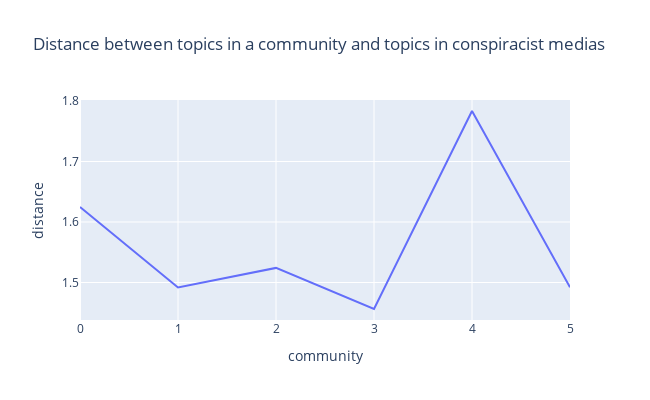

Here is the notebook cell this chart was saved with:
### Markdown cell above
Comparison with external datasets is runned here. The code is the same for all datasets, just modify the input file and the output variables (`distance_loco` to `distance_black` or `distance_queer`).

### Code cell
# Select input file to process

dataset = "data/LOCO_small.txt"
#dataset = "data/News_black_voices_titles.txt"
#dataset = "data/News_queer_voices_titles.txt"

######## Exctracting titles in dataset

result = ""
text = ""
unfinished_title = False
nb_titles = 0
chunk = 1000000

with codecs.open(dataset, 'r', encoding = 'latin1') as file:

    #writing the header
    text = file.read(chunk)

    while text:

        if unfinished_title:
            result = result +  text[0:text.find('"txt"')-2]
            text = text[text.find('txt')+8:len(text)]
            unfinished_title = False

        while text.find('"title"') != -1:
            nb_titles = nb_titles + 1
            text = text[text.find('"title"')+9:len(text)]

            if text.find('"txt"') != -1:
                result = result +  text[0:text.find('"txt"')-2] + "\n"
                text = text[text.find('"txt"')+7:len(text)]
            else:
                unfinished_title = True

        text = file.read(chunk)

file.close()

with codecs.open("data/LOCO_titles.txt", 'w', encoding = 'latin1') as file:
    file.write(result)
file.close()

display(nb_titles)

######## Processing titles just as titles in our communities

loco = ""
doc_processed = []

with codecs.open("data/LOCO_titles.txt", 'r', encoding = 'latin1') as file:
    loco = file.read()
file.close()


display("Length of the book is " + str(len(loco)) + " characters, " + str(len(loco)/nlp.max_length) + " times the max length that can be processed at once.")

# Processing
for i in range(0,int(len(loco)/nlp.max_length)+1):
    display('ITERATION ' + str(i))

    # Tokenization
    print("Tokenization")
    doc = nlp(loco[i*nlp.max_length:(i+1)*nlp.max_length])

    # Named entities recognition
    print("Named entities recognition")
    for ent in doc.ents:
        if ent.label_ in named_entities:
            doc_processed = doc_processed + [ent.text]
        
    # Punctuation and stopwords removal
    print("Punctuation and stopwords removal")
    doc_processed = doc_processed + [token.text for token in doc if (not (token.ent_type_ in named_entities) and not token.is_digit and not token.is_stop and not token.is_punct and not (token.text in my_undesired_list) and not is_emoji(token.text))]

    # Removal of undesired characters
    doc_processed = [token.replace(',','') for token in doc_processed]
    doc_processed = [token.replace('.','') for token in doc_processed]
    doc_processed = [token.replace("'s",'') for token in doc_processed]

    doc_processed = [token_text for token_text in doc_processed if not token_text=='']

    print("Output")
    #doc_processed = [x.encode('latin1','ignore').decode("latin1") for x in doc_processed]
    pd.DataFrame(doc_processed).to_csv(DIR_OUT+"loco_processed.csv", sep=";",index=False, header=['word'], encoding='latin1')


###### Computing occurences count in dataset

loco_processed = pd.read_csv(DIR_OUT+"loco_processed.csv", sep=';', encoding='latin1')

display(loco_processed.head)

# Count occurences
loco_processed_lowercase = [str(word).lower() for word in loco_processed['word']]
word_freq = Counter(loco_processed_lowercase)
common_words = word_freq.most_common()
common_words_out = pd.DataFrame(common_words)
common_words_out.columns=['word','occurences']

common_words_out.insert(2, column='frequency', value=common_words_out['occurences']/common_words_out['occurences'].sum())
common_words_out = common_words_out.sort_values(by='frequency', ascending = False)[['word','frequency']]

common_words_out.to_csv(DIR_OUT+"loco_occurences.csv")
display(common_words_out.head(10))

###### Comparing word occurences in dataset and in our titles for a given community

loco_occurences = pd.read_csv(DIR_OUT+"loco_occurences.csv", index_col = 0)
distance_loco = []

# Merge with communities occurences counts
for selected_commu in communities:

    PATH_COMMU = DIR_OUT+"communities_comparison/titles_occurences_"+str(selected_commu)+"_"+word+"_"+start_date+"_"+end_date+".csv"
    titles_occurences = pd.read_csv(PATH_COMMU, sep=';',index_col=0,usecols=['word','frequency'])
    loco_occurences.columns=['word','frequency_loco']

    # Merge to identify common words
    merged = titles_occurences.merge(loco_occurences, on='word', how='outer').fillna(0)

    # Normalize both vectors, not to be influenced by the number of words in the community
    merged['frequency'] = merged['frequency'] / merged['frequency'].abs().max()
    merged['frequency_loco'] = merged['frequency_loco'] / merged['frequency_loco'].abs().max()

    # Apply a logarithmic scale
    merged.insert(1,column='log_frequency',value=np.log10(merged['frequency']+1))
    merged.insert(1,column='log_frequency_loco',value=np.log10(merged['frequency_loco']+1))

    # Compute a 2-norm distance
    merged.insert(1,column='distance',value=merged['log_frequency']-merged['log_frequency_loco'])
    merged.insert(1,column='squared_distance',value=merged['distance'].pow(2))

    distance_loco = distance_loco + [math.sqrt(merged['squared_distance'].sum())]

display(distance_loco)

fig = px.line(distance_loco, title='Distance between topics in a community and topics in conspiracist medias',labels={'index':'community','value':'distance'},width=650, height=400)
fig.update_traces(showlegend=False)
fig.show()

### Figure 1 — Plotly figure (JSON) as saved in the notebook; plotly's stock layout.template omitted (floating-point values rounded to 4 significant figures)
{"data": [{"hovertemplate": "variable=0<br>community=%{x}<br>distance=%{y}<extra></extra>", "legendgroup": "0", "line": {"color": "#636efa", "dash": "solid"}, "marker": {"symbol": "circle"}, "mode": "lines", "name": "0", "orientation": "v", "showlegend": false, "type": "scatter", "x": [0, 1, 2, 3, 4, 5], "xaxis": "x", "y": [1.625, 1.492, 1.524, 1.456, 1.783, 1.492], "yaxis": "y"}], "layout": {"height": 400, "legend": {"title": {"text": "variable"}, "tracegroupgap": 0}, "title": {"text": "Distance between topics in a community and topics in conspiracist medias"}, "width": 650, "xaxis": {"anchor": "y", "domain": [0, 1], "title": {"text": "community"}}, "yaxis": {"anchor": "x", "domain": [0, 1], "title": {"text": "distance"}}}}
